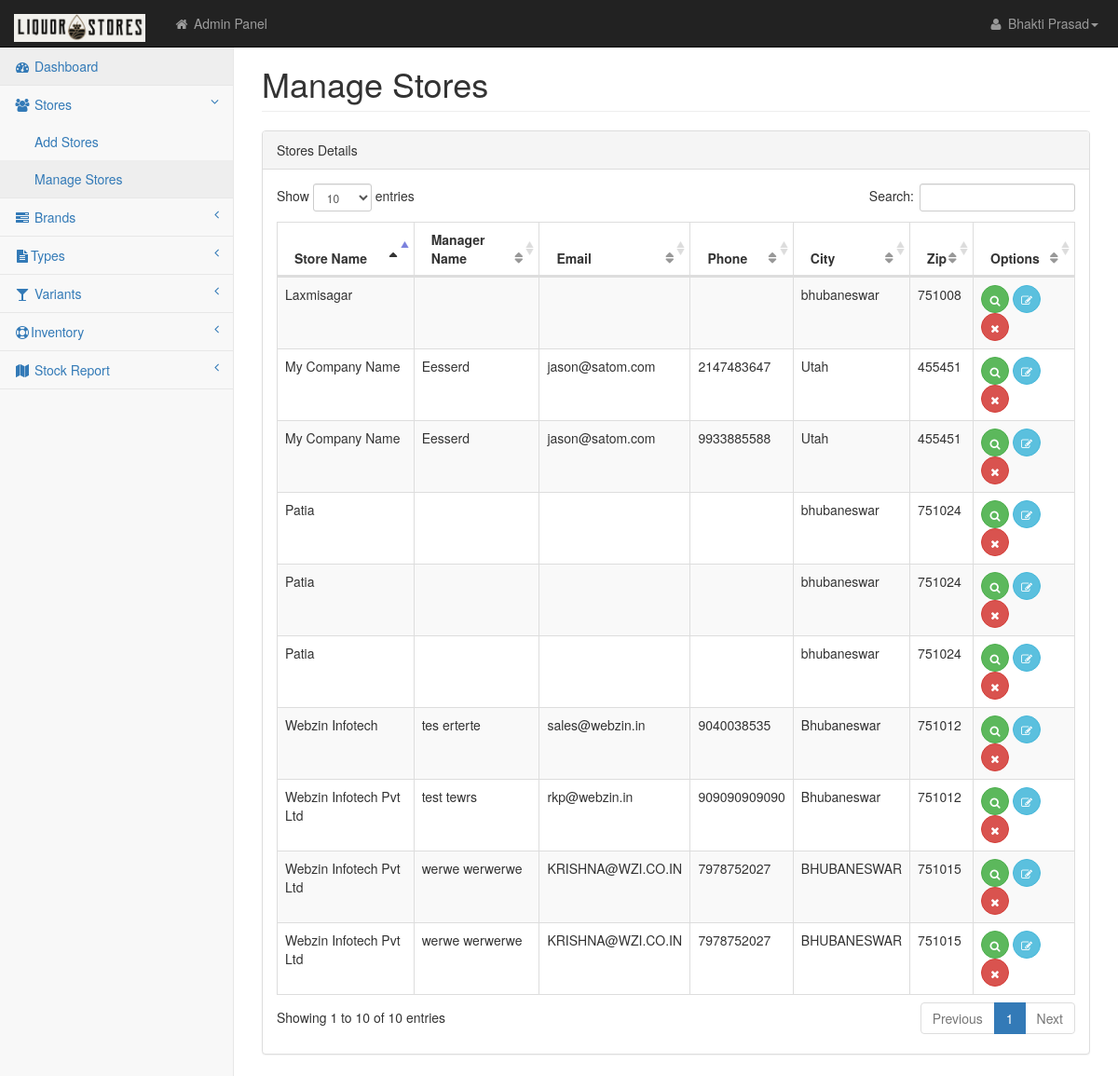
Screenshot of /manage_stores.php with the database file from the repository.
### tables this page shows
CREATE TABLE `stores` (
  `id` int(11) NOT NULL AUTO_INCREMENT,
  `name` varchar(255) DEFAULT NULL,
  `incharge_name` varchar(255) DEFAULT NULL,
  `email` varchar(255) DEFAULT NULL,
  `phone` bigint(20) DEFAULT NULL,
  `address` varchar(255) DEFAULT NULL,
  `city` varchar(111) DEFAULT NULL,
  `state` varchar(111) DEFAULT NULL,
  `country` varchar(22) DEFAULT NULL,
  `zip` int(7) DEFAULT NULL,
  PRIMARY KEY (`id`)
);

### manage_stores.php (the view, shortened to what this page needs)
<?php
 include("top.php");
$sqlSelectclient="SELECT * FROM stores";
$selectclient=mysqli_query($con,$sqlSelectclient);
?>
    </head>
    <body>
        <div id="wrapper">
            <?php include("nav.php"); ?>
            <div id="page-wrapper">
                <div class="row">
                    <div class="col-lg-12">
                        <h1 class="page-header">Manage Stores</h1>
                    </div>
                </div>
                <div class="row">
                    <div class="col-lg-12">
                        <div class="panel panel-default">
                            <div class="panel-heading">
                                Stores Details
                            </div>
                            <div class="panel-body">
                                <div class="dataTable_wrapper">
                                    <table class="table table-striped table-bordered table-hover" id="dataTables-example">
                                        <thead>
                                            <tr>
                                                <th>Store Name</th>
                                                <th>Manager Name</th>
												<th>Email</th>
                                                <th>Phone</th>
												<th>City</th>
                                                <th>Zip</th>
												<th>Options</th>
                                            </tr>
                                        </thead>
                                        <tbody>
                                        <?php
	   $i=0;
	  while($resultclient=mysqli_fetch_object($selectclient))
        	  {
				 if($i % 2 != "0")
  				 {
     			 $class = 'odd';
   					}
  				 else
   				{
      			$class = 'even';
   				}
				  ?>
                                            <tr class="<?php echo $class; ?>" id="<? echo stripslashes($resultclient->id); ?>">
                                                <td><? echo stripslashes($resultclient->name); ?></td>
                                                <td><? echo stripslashes($resultclient->incharge_name); ?></td>
                                                <td><? echo stripslashes($resultclient->email); ?></td>
                                                <td class="center"><? echo stripslashes($resultclient->phone); ?></td>
                                                <td class="center"><? echo stripslashes($resultclient->city); ?></td>
												<td class="center"> <? echo stripslashes($resultclient->zip); ?></td>
												<td class="center">
												<a class="btn btn-success btn-circle" href="add_stores.php?action=view&id=<? echo stripslashes($resultclient->id); ?>"><i class="fa fa-search"></i></a>
												<a class="btn btn-info btn-circle" href="add_stores.php?action=edit&id=<? echo stripslashes($resultclient->id); ?>"><i class="fa fa-edit"></i></a>
												<a href="javascript:void();" class="btn btn-danger btn-circle delstore"><i class="fa fa-times"></i></a>
												</td>
                                            </tr>
                                              <? $i++; } ?>
                                        </tbody>
                                    </table>
                                </div>
                          </div>
                        </div>
                    </div>
                </div>
            </div>
        </div>
    </body>
</html>

### css/startmin.css (style rules this page uses)
body { background-color: #f8f8f8; }
#wrapper { width: 100%; }
#page-wrapper { padding: 30px 15px 0 15px; min-height: 568px; background-color: #fff; }
@media (min-width:768px) { #page-wrapper { position: inherit; margin-left: 250px; padding: 30px 30px 0 30px; border-left: 1px solid #e7e7e7; } }
table.dataTable thead .sorting, table.dataTable thead .sorting_asc, table.dataTable thead .sorting_desc, table.dataTable thead .sorting_asc_disabled, table.dataTable thead .sorting_desc_disabled { background: 0 0; }
table.dataTable thead .sorting_asc:after { content: "\f0de"; float: right; font-family: fontawesome; }
table.dataTable thead .sorting:after { content: "\f0dc"; float: right; font-family: fontawesome; color: rgba(50,50,50,.5); }
.btn-circle { width: 30px; height: 30px; padding: 6px 0; border-radius: 15px; text-align: center; font-size: 12px; line-height: 1.428571429; }

### rows the page displays
stores: name "Patia", city "bhubaneswar", zip "751024"
stores: name "Patia", city "bhubaneswar", zip "751024"
stores: name "Patia", city "bhubaneswar", zip "751024"
stores: name "Laxmisagar", city "bhubaneswar", zip "751008"
stores: name "My Company Name", incharge_name "Eesserd", email "jason@satom.com", phone "2147483647", city "Utah", zip "455451"
stores: name "My Company Name", incharge_name "Eesserd", email "jason@satom.com", phone "9933885588", city "Utah", zip "455451"
stores: name "Webzin Infotech", incharge_name "tes erterte", email "sales@webzin.in", phone "9040038535", city "Bhubaneswar", zip "751012"
stores: name "Webzin Infotech Pvt Ltd", incharge_name "test tewrs", email "rkp@webzin.in", phone "909090909090", city "Bhubaneswar", zip "751012"
stores: name "Webzin Infotech Pvt Ltd", incharge_name "werwe werwerwe", email "KRISHNA@WZI.CO.IN", phone "7978752027", city "BHUBANESWAR", zip "751015"
stores: name "Webzin Infotech Pvt Ltd", incharge_name "werwe werwerwe", email "KRISHNA@WZI.CO.IN", phone "7978752027", city "BHUBANESWAR", zip "751015"

### other values shown
GetName('users','name','id','1') "Bhakti Prasad"
